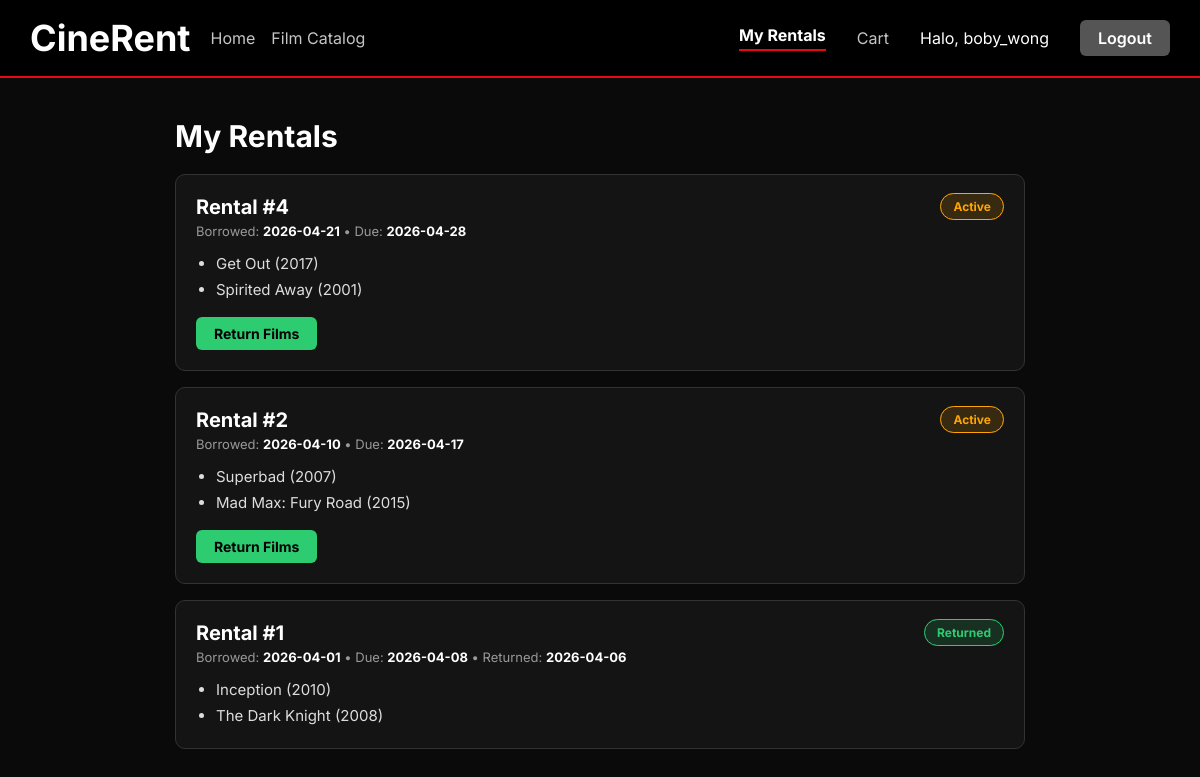
/my_rentals.php (signed in), run on the app's committed database.
### tables this page shows
CREATE TABLE `rentals` (
  `id` int(10) NOT NULL,
  `userId` int(10) DEFAULT NULL,
  `borrowDate` date DEFAULT NULL,
  `dueDate` date DEFAULT NULL,
  `returnDate` date DEFAULT NULL,
  `status` varchar(15) DEFAULT NULL,
  `createdAt` timestamp NULL DEFAULT current_timestamp()
);

CREATE TABLE `films` (
  `id` int(10) NOT NULL,
  `genreId` int(10) DEFAULT NULL,
  `title` varchar(50) DEFAULT NULL,
  `description` varchar(300) DEFAULT NULL,
  `director` varchar(50) DEFAULT NULL,
  `releaseYear` int(10) DEFAULT NULL,
  `stock` int(10) DEFAULT NULL,
  `poster` varchar(255) DEFAULT NULL
);

### my_rentals.php (the view, shortened to what this page needs)
<?php
require 'koneksi.php';
$user_id = (int)$_SESSION['user_id'];
$rentals = mysqli_query($conn, "SELECT * FROM Rentals WHERE userId = $user_id ORDER BY id DESC");
?>
<!DOCTYPE html>
<html lang="en">
<head>
    <link rel="stylesheet" href="style.css">
</head>
<body>
    <header>
        <div class="kiri">
            <div class="logo">
                <a href="index.php" style="text-decoration: none; color: white;">
                    <h1>CineRent</h1>
                </a>
            </div>
            <nav>
                <a href="index.php" class="nav-home">Home</a>
                <a href="catalog.php" class="nav-film">Film Catalog</a>
            </nav>
        </div>
        <div class="kanan">
            <nav>
                <?php if (isset($_SESSION['user_id'])): ?>
                    <a href="my_rentals.php" class="nav-film active" style="margin-right: 15px; color: white; font-weight: bold;" >My Rentals</a>
                    <a href="cart.php" class="nav-film" style="margin-right: 15px;">Cart</a>
                    <span style="color: white; margin-right: 15px;">Halo, <?= htmlspecialchars($_SESSION['username']); ?></span>
                    <a href="logout.php" class="nav-register" style="background-color: #555;">Logout</a>
                <?php else: ?>
                    <a href="login.php" class="nav-login">Login</a>
                    <a href="register.php" class="nav-register">Register</a>
                <?php endif; ?>
            </nav>
        </div>
    </header>
    <hr class="hr-nav">
    <main class="cart-wrapper">
        <h2>My Rentals</h2>
        <?php if (mysqli_num_rows($rentals) > 0): ?>
            <div class="rental-list">
                <?php while ($r = mysqli_fetch_assoc($rentals)): ?>
                    <?php
                        $r_id = (int)$r['id'];
                        $films_q = mysqli_query($conn, "SELECT Films.title, Films.releaseYear
                        FROM RentalDetails
                        JOIN Films ON RentalDetails.filmId = Films.id
                        WHERE RentalDetails.rentalId = $r_id");
                    ?>
                    <div class="rental-card">
                        <div class="rental-top">
                            <div>
                                <h3>Rental #<?= $r['id'] ?></h3>
                                <p class="rental-dates">
                                    Borrowed: <strong><?= htmlspecialchars($r['borrowDate']) ?></strong> &bull;
                                    Due: <strong><?=  htmlspecialchars($r['dueDate']) ?></strong>
                                    <?php if ($r['returnDate']): ?>
                                        &bull; Returned: <strong><?= htmlspecialchars($r['returnDate']) ?></strong>
                                    <?php endif; ?>
                                </p>
                            </div>
                                <div>
                                    <span class="status-badge <?= ($r['status'] == 'Active') ? 'badge-active' : 'badge-returned' ?>"><?=  htmlspecialchars($r['status']) ?></span>
                                </div>
                                    </div>
                                <ul class="rental-films">
                                    <?php while ($f = mysqli_fetch_assoc($films_q)): ?>
                                        <li><?=  htmlspecialchars($f['title']) ?> (<?= htmlspecialchars($f['releaseYear']) ?>)</li>
                                    <?php endwhile; ?>
                                </ul>
                                <?php if ($r['status'] == 'Active'): ?>
                                    <form action="my_rentals.php" method="POST" style="margin-top: 15px;">
                                        <button type="submit" name="return_rental" class="btn-return">Return Films</button>
                                    </form>
                                <?php endif; ?>
                            </div>
                        <?php endwhile; ?>
                    </div>
                <?php endif; ?>
    </main>
</body>
</html>

### style.css (style rules this page uses)
:root { --input-bg: #1a1a1a; --text: #ffffff; --border: #333333; --muted: #999999; --accent: #e50914; --accent-hover: #cc0000; }
* { padding: 0; margin: 0; font-family: 'Inter', sans-serif; box-sizing: border-box; }
body { background-color: #0a0a0a; color: var(--text); display: flex; flex-direction: column; min-height: 100vh; }
header { display: flex; padding: 16px 30px; justify-content: space-between; align-items: center; background-color: #000000; color: white; }
.kiri { display: flex; align-items: center; gap: 20px; }
.logo { font-size: 18px; }
nav { display: flex; align-items: center; gap: 16px; }
nav a { font-size: 16px; text-decoration: none; transition: color 0.2s ease, background-color 0.2s ease; }
nav a.active { color: white; font-weight: 700; border-bottom: 2px solid var(--accent); padding-bottom: 4px; }
nav a.nav-home, nav a.nav-film { color: #c6c5c5; }
nav a.nav-register { color: white; background-color: var(--accent); padding: 8px 18px; border-radius: 6px; font-weight: 600; }
hr.hr-nav { border: none; border-top: 2px solid var(--accent); }
.cart-wrapper { max-width: 900px; width: 100%; margin: 40px auto; padding: 0 25px; flex: 1; }
.cart-wrapper h2 { font-size: 30px; margin-bottom: 20px; }
.cart-list, .rental-list { display: flex; flex-direction: column; gap: 16px; }
.rental-card { background-color: #141414; border: 1px solid var(--border); border-radius: 10px; padding: 20px; }
.rental-top { display: flex; justify-content: space-between; align-items: flex-start; margin-bottom: 12px; }
.rental-top h3 { font-size: 20px; margin-bottom: 4px; }
.rental-dates { font-size: 13px; color: var(--muted); }
.rental-dates strong { color: white; }
.status-badge { padding: 5px 12px; border-radius: 20px; font-size: 12px; font-weight: 700; }
.badge-active { background-color: rgba(255, 165, 0, 0.15); color: orange; border: 1px solid orange; }
.badge-returned { background-color: rgba(46, 204, 113, 0.15); color: #2ecc71; border: 1px solid #2ecc71; }
.rental-films { list-style: disc; padding-left: 20px; color: #dddddd; font-size: 15px; line-height: 1.7; }
.btn-return { background-color: #2ecc71; color: black; border: none; padding: 8px 18px; border-radius: 6px; font-size: 14px; font-weight: 700; cursor: pointer; }

### data on the page
rentals: id "4", borrowDate "2026-04-21", dueDate "2026-04-28", status "Active"
films: title "Get Out", releaseYear "2017"
films: title "Spirited Away", releaseYear "2001"
rentals: id "2", borrowDate "2026-04-10", dueDate "2026-04-17", status "Active"
films: title "Superbad", releaseYear "2007"
films: title "Mad Max: Fury Road", releaseYear "2015"
rentals: id "1", borrowDate "2026-04-01", dueDate "2026-04-08", returnDate "2026-04-06", status "Returned"
films: title "Inception", releaseYear "2010"
films: title "The Dark Knight", releaseYear "2008"

### other printed values
$_SESSION['username'] "boby_wong"
